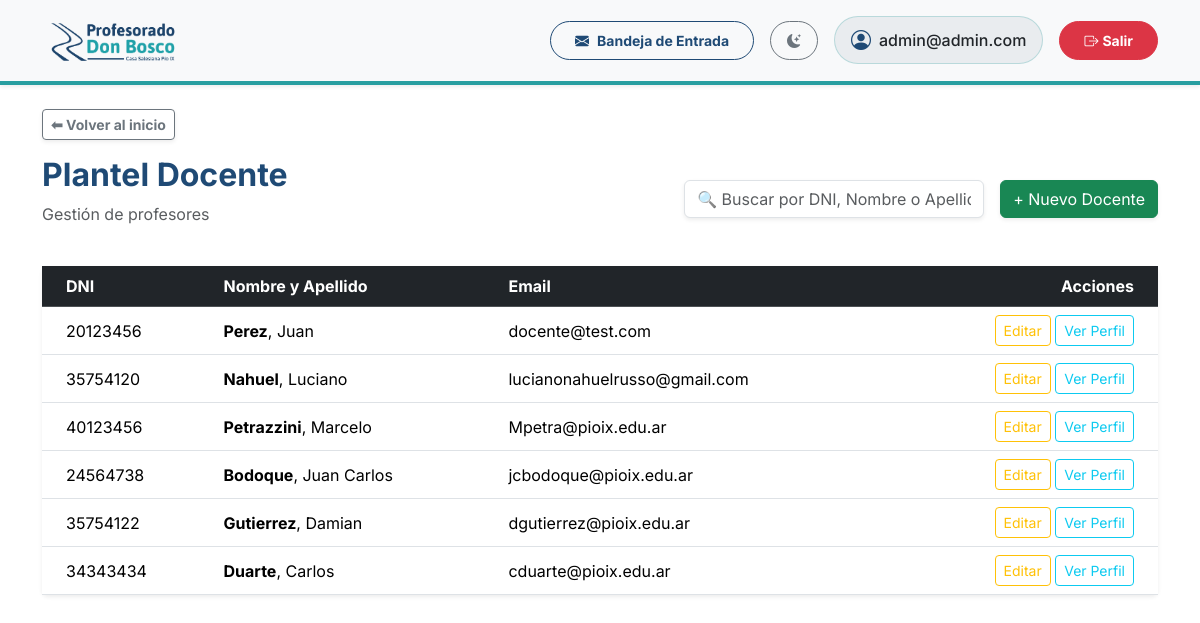
The page /docentes/ (signed in) on the database as committed earlier.
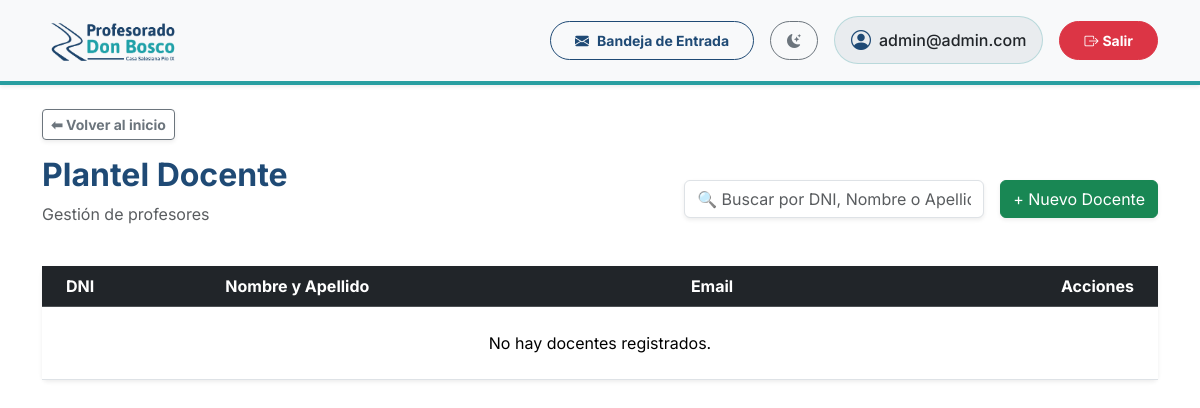
The same page on the database as committed later.
### gestion/models.py (models this page shows, shortened)
class Docente(models.Model):
    usuario = models.OneToOneField(User, on_delete=models.CASCADE, related_name='perfil_docente', null=True, blank=True)
    dni = models.CharField('DNI', max_length=15, unique=True)
    nombre = models.CharField('Nombre/s', max_length=100)
    apellido = models.CharField('Apellido/s', max_length=100)
    fecha_nacimiento = models.DateField('Fecha de nacimiento', null=True, blank=True)
    telefono = models.CharField(max_length=20, blank=True, null=True, verbose_name="Teléfono Fijo")
    celular = models.CharField(max_length=20, blank=True, null=True, verbose_name="Celular")
    direccion = models.CharField(max_length=200, blank=True, null=True, verbose_name="Dirección")
    email = models.EmailField(blank=True, null=True)
    nacionalidad = models.CharField(max_length=100, default='Argentina')
    codigo_postal = models.CharField(max_length=20, blank=True, null=True)
    comuna_zona = models.CharField(max_length=100, blank=True, null=True)
    PROVINCIAS = [
        ('Buenos Aires', 'Buenos Aires'), ('CABA', 'Ciudad Autónoma de Buenos Aires'),
        ('Catamarca', 'Catamarca'), ('Chaco', 'Chaco'), ('Chubut', 'Chubut'),
        ('Córdoba', 'Córdoba'), ('Corrientes', 'Corrientes'), ('Entre Ríos', 'Entre Ríos'),
        ('Formosa', 'Formosa'), ('Jujuy', 'Jujuy'), ('La Pampa', 'La Pampa'),
        ('La Rioja', 'La Rioja'), ('Mendoza', 'Mendoza'), ('Misiones', 'Misiones'),
        ('Neuquén', 'Neuquén'), ('Río Negro', 'Río Negro'), ('Salta', 'Salta'),
        ('San Juan', 'San Juan'), ('San Luis', 'San Luis'), ('Santa Cruz', 'Santa Cruz'),
        ('Santa Fe', 'Santa Fe'), ('Santiago del Estero', 'Santiago del Estero'),
        ('Tierra del Fuego', 'Tierra del Fuego'), ('Tucumán', 'Tucumán')
    ]
    provincia = models.CharField(max_length=100, choices=PROVINCIAS, blank=True, null=True)
    localidad = models.CharField(max_length=100, blank=True, null=True)
    SEXO_CHOICES = [('M', 'Masculino'), ('F', 'Femenino')]
    sexo = models.CharField(max_length=1, choices=SEXO_CHOICES, blank=True, null=True)
    lugar_nacimiento = models.CharField(max_length=100, blank=True, null=True)
    carreras_coordinadas = models.ManyToManyField('PlanDeEstudio', related_name='coordinadores', blank=True, verbose_name="Carreras que Coordina")

### gestion/views.py (the view)
# urls.py: path('docentes/', lista_docentes, name='lista_docentes'),
@login_required
def lista_docentes(request):
    planes_ids = is_director_carrera(request.user)
    if planes_ids is not None:
        docentes = Docente.objects.filter(comisiones_asignadas__materia__plan_id__in=planes_ids).distinct()
    else:
        docentes = Docente.objects.all()
    return render(request, 'gestion/lista_docentes.html', {'docentes': docentes})

### gestion/context_processors.py (called while the page is built)
def notificaciones_context(request):
    if request.user.is_authenticated:
        from gestion.models import Notificacion
        unread_count = Notificacion.objects.filter(usuario=request.user, leida=False).count()
        return {'unread_notifications_count': unread_count}
    return {'unread_notifications_count': 0}

### gestion/views.py (called while the page is built)
def is_director_carrera(user):
    if user.is_staff and not user.is_superuser:
        if hasattr(user, 'perfil_docente') and user.perfil_docente.carreras_coordinadas.exists():
            return list(user.perfil_docente.carreras_coordinadas.values_list('id', flat=True))
    return None

### gestion/templates/gestion/lista_docentes.html (shortened to what this page needs)
{% extends "base.html" %}
{% block back_button %}
<a href="{% url 'dashboard' %}" class="btn btn-sm btn-outline-secondary shadow-sm fw-bold">⬅ Volver al inicio</a>
{% endblock %}
{% block content %}
<div class="d-flex justify-content-between align-items-center mb-4">
    <div>
        <h2 class="text-primary fw-bold">Plantel Docente</h2>
        <p class="text-muted">Gestión de profesores</p>
    </div>
    <div class="d-flex align-items-center">
        <div class="me-3" style="width: 300px;">
            <input type="text" id="filterText" class="form-control shadow-sm" placeholder="🔍 Buscar por DNI, Nombre o Apellido...">
        </div>
        <a href="{% url 'alta_docente' %}" class="btn btn-success shadow-sm">+ Nuevo Docente</a>
    </div>
</div>
<div class="card shadow-sm border-0">
    <div class="card-body p-0">
        <div class="table-responsive">
<table class="table table-hover align-middle mb-0" id="docentesTable">
            <thead class="table-dark">
                <tr>
                    <th class="ps-4">DNI</th>
                    <th>Nombre y Apellido</th>
                    <th>Email</th>
                    <th class="text-end pe-4">Acciones</th>
                </tr>
            </thead>
            <tbody>
                {% for docente in docentes %}
                <tr class="docente-row">
                    <td class="ps-4 docente-dni">{{ docente.dni }}</td>
                    <td class="docente-nombre"><strong>{{ docente.apellido }}</strong>, {{ docente.nombre }}</td>
                    <td>{{ docente.email }}</td>
                    <td class="text-end pe-4">
                        <a href="{% url 'editar_docente' docente.id %}" class="btn btn-sm btn-outline-warning">Editar</a>
                        <a href="{% url 'legajo_docente' docente.id %}" class="btn btn-sm btn-outline-info">Ver Perfil</a>
                    </td>
                </tr>
                {% empty %}
                <tr id="emptyRow">
                    <td colspan="4" class="text-center py-4">No hay docentes registrados.</td>
                </tr>
                {% endfor %}
            </tbody>
        </table>
</div>
    </div>
</div>
{% endblock %}

### gestion/templates/base.html (shortened to what this page needs)
<!DOCTYPE html>
{% load static %}
<html lang="es" data-bs-theme="light">
<head>
    <link href="https://cdn.jsdelivr.net/npm/bootstrap@5.3.2/dist/css/bootstrap.min.css" rel="stylesheet">
    <link rel="stylesheet" href="https://cdn.jsdelivr.net/npm/bootstrap-icons@1.11.1/font/bootstrap-icons.css">
</head>
<body class="bg-body">
    <nav class="navbar navbar-expand-lg bg-body-tertiary navbar-custom mb-4 shadow-sm py-2">
        <div class="container">
            <a class="navbar-brand d-flex align-items-center" href="{% url 'dashboard' %}">
                <img id="main-logo" src="{% static 'img/logo.png' %}"
                     data-light-src="{% static 'img/logo.png' %}"
                     data-dark-src="{% static 'img/logo2.png' %}"
                     alt="Profesorado Don Bosco Pío IX"
                     onerror="this.src='https://placehold.co/300x80/ffffff/1F4A75?text=Profesorado+Don+Bosco&font=montserrat'">
            </a>
            <div class="collapse navbar-collapse" id="topNavbar">
                <div class="navbar-nav ms-auto d-flex flex-column flex-lg-row align-items-lg-center mt-3 mt-lg-0 gap-3">
                    <a href="{% url 'mis_notificaciones' %}" class="btn btn-outline-primary btn-sm fw-bold rounded-pill px-4 py-2 position-relative d-flex align-items-center justify-content-center">
                        <i class="bi bi-envelope-fill me-2"></i>Bandeja de Entrada
                    </a>
                    <button class="btn btn-outline-secondary btn-sm rounded-pill px-3 py-2 d-flex align-items-center justify-content-center" id="theme-toggle" title="Cambiar tema">
                        <i class="bi bi-moon-stars-fill theme-icon-active"></i>
                    </button>
                    <div class="d-flex align-items-center bg-body-secondary border border-secondary border-opacity-25 rounded-pill px-3 py-2 justify-content-center text-body">
                        <i class="bi bi-person-circle fs-5 me-2 text-primary"></i>
                        <span class="fw-medium">{{ user.username }}</span>
                    </div>
                    <form action="{% url 'logout' %}" method="post" class="d-flex justify-content-center m-0">
                        <button type="submit" class="btn btn-danger btn-sm fw-bold rounded-pill px-4 py-2 w-100 w-lg-auto">
                            <i class="bi bi-box-arrow-right me-1"></i>Salir
                        </button>
                    </form>
                </div>
            </div>
        </div>
    </nav>
    <div class="container mb-3">
        {% block back_button %}
        {% endblock %}
    </div>
    <div class="container">
        {% block content %}
        {% endblock %}
    </div>
</body>
</html>

### gestion/templates/base.html (style rules this page uses)
:root { --bs-primary: #1F4A75; --bs-primary-rgb: 31, 74, 117; --bs-secondary: #289EA0; --bs-secondary-rgb: 40, 158, 160; --bs-info: #289EA0; --bs-info-rgb: 40, 158, 160; --bg-color: #F8FAFC; }
body { font-family: 'Inter', sans-serif; }
.text-primary { color: var(--bs-primary) !important; }
.btn-outline-primary { color: var(--bs-primary); border-color: var(--bs-primary); }
.navbar-brand img { max-height: 55px; object-fit: contain; }
.navbar-custom { border-bottom: 4px solid var(--bs-secondary); }
.theme-icon-active { display: inline-block; transition: transform 0.2s; }

Rows that differ between the two databases and show on the page:
removed Docente: dni "20123456", apellido "Perez", nombre "Juan", email "docente@test.com"
removed Docente: dni "35754120", apellido "Nahuel", nombre "Luciano", email "lucianonahuelrusso@gmail.com"
removed Docente: dni "40123456", apellido "Petrazzini", nombre "Marcelo", email "Mpetra@pioix.edu.ar"
removed Docente: dni "24564738", apellido "Bodoque", nombre "Juan Carlos", email "jcbodoque@pioix.edu.ar"
removed Docente: dni "35754122", apellido "Gutierrez", nombre "Damian", email "dgutierrez@pioix.edu.ar"
removed Docente: dni "34343434", apellido "Duarte", nombre "Carlos", email "cduarte@pioix.edu.ar"
Other text that changed with them:
text now shown: "No hay docentes registrados."
